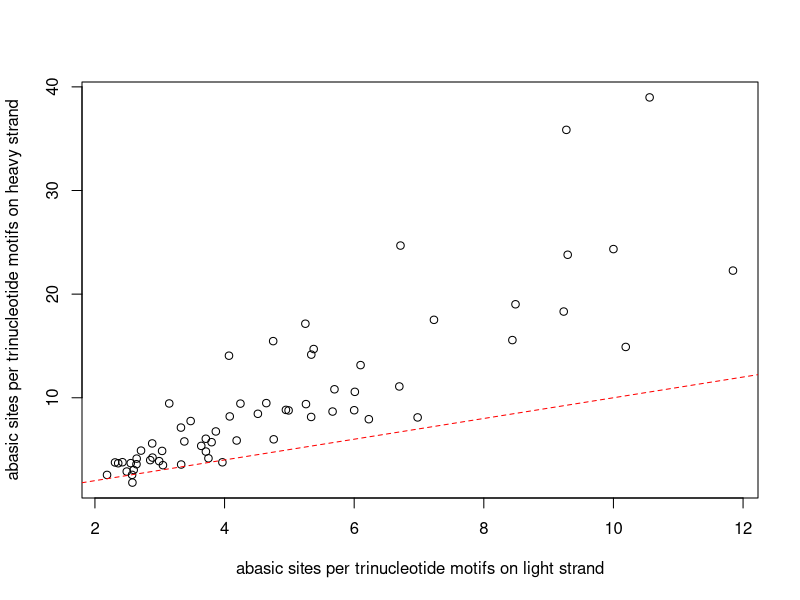
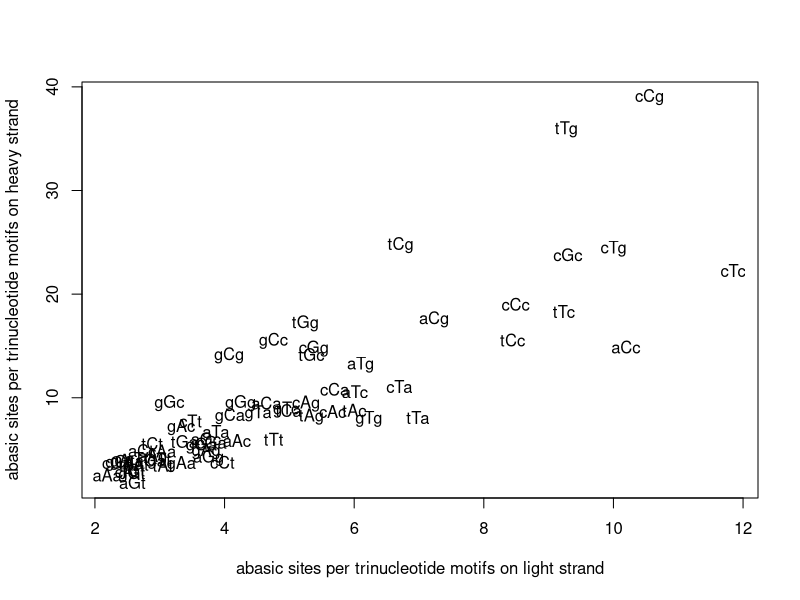
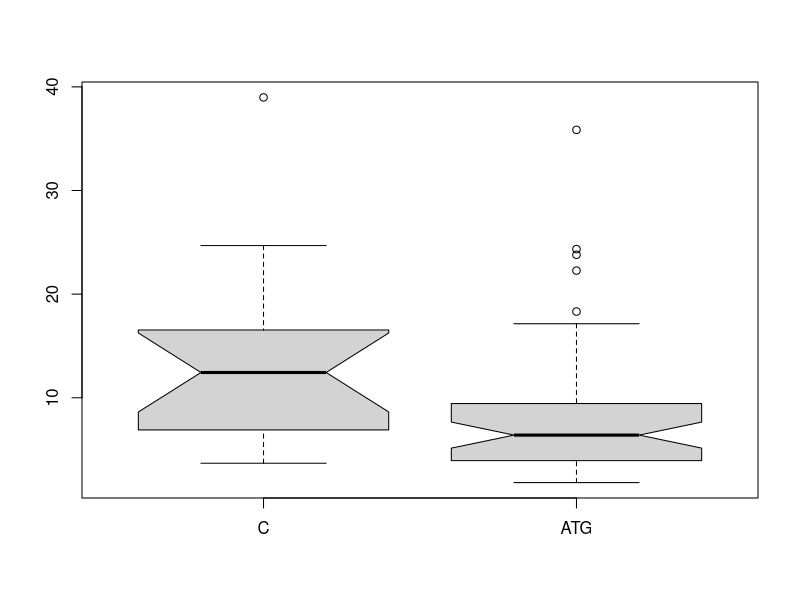
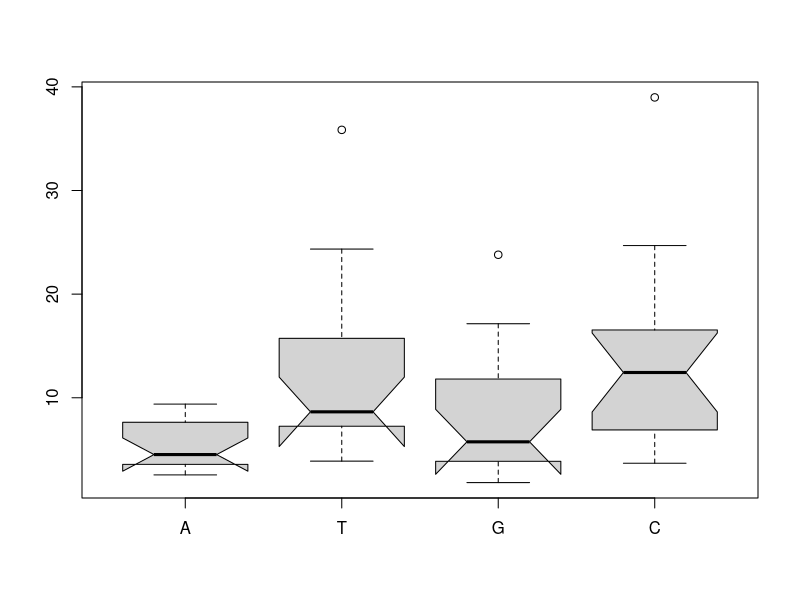

These figures' R source, in order:
## ---- chunk 1
knitr::opts_chunk$set(echo = TRUE)
rm(list=ls(all=TRUE))
library(knitr)
library(tidyverse)
library(kableExtra)
## ---- chunk 2
AB = read.table('../data/AbasicSitesMtDNAcontext_HLcompare.csv', sep = ';', header=TRUE)
head(AB)
## ---- chunk 3
dim(AB)
cor.test(AB$avgL,AB$avgH, method = 'spearman')
plot(AB$avgL,AB$avgH, ylab = 'abasic sites per trinucleotide motifs on heavy strand', xlab = 'abasic sites per trinucleotide motifs on light strand')
abline(a=0, b=1, col = 'red', lty = 2)
plot(AB$avgL,AB$avgH,pch = '', ylab = 'abasic sites per trinucleotide motifs on heavy strand', xlab = 'abasic sites per trinucleotide motifs on light strand')
text(AB$avgL,AB$avgH,AB$origtriH)
## ---- chunk 4
AB$AbasicSiteOnHeavyStrand = ''
for (i in 1:nrow(AB))
{ # i = 1
AB$AbasicSiteOnHeavyStrand[i] = unlist(strsplit(AB$origtriH[i],''))[2]
}

wilcox.test(AB[AB$AbasicSiteOnHeavyStrand == 'C',]$avgH, AB[AB$AbasicSiteOnHeavyStrand != 'C',]$avgH)
boxplot(AB[AB$AbasicSiteOnHeavyStrand == 'C',]$avgH, AB[AB$AbasicSiteOnHeavyStrand != 'C',]$avgH, notch = TRUE, names = c('C','ATG'))
boxplot(AB[AB$AbasicSiteOnHeavyStrand == 'A',]$avgH, AB[AB$AbasicSiteOnHeavyStrand == 'T',]$avgH, AB[AB$AbasicSiteOnHeavyStrand == 'G',]$avgH, AB[AB$AbasicSiteOnHeavyStrand == 'C',]$avgH, notch = TRUE, names = c('A','T','G','C'))
